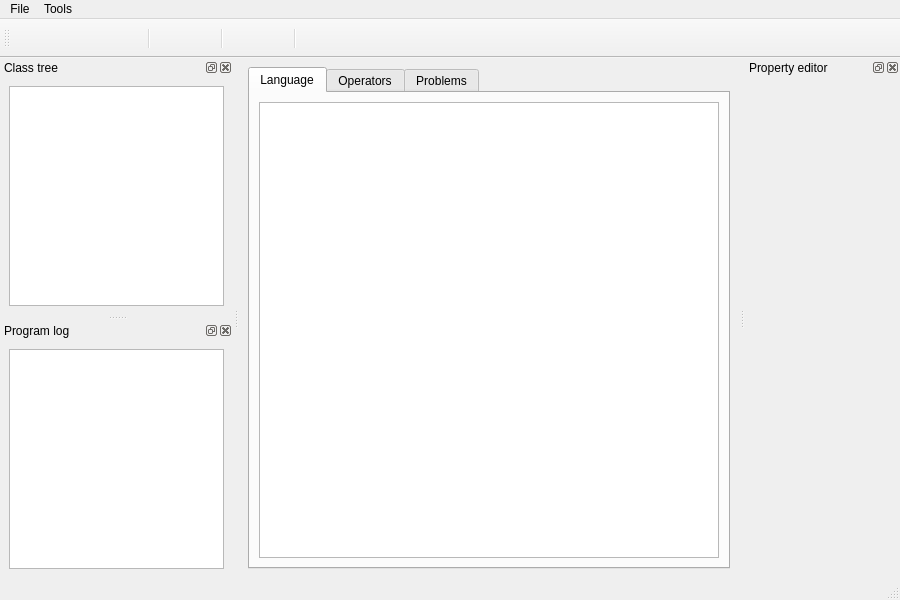
<ui version="4.0" >
 <class>MainWindow</class>
 <widget class="QMainWindow" name="MainWindow" >
  <property name="geometry" >
   <rect>
    <x>0</x>
    <y>0</y>
    <width>900</width>
    <height>600</height>
   </rect>
  </property>
  <property name="minimumSize" >
   <size>
    <width>600</width>
    <height>450</height>
   </size>
  </property>
  <property name="maximumSize" >
   <size>
    <width>1024</width>
    <height>748</height>
   </size>
  </property>
  <property name="windowTitle" >
   <string>VIZ</string>
  </property>
  <property name="dockOptions" >
   <set>QMainWindow::AllowNestedDocks|QMainWindow::AllowTabbedDocks|QMainWindow::AnimatedDocks</set>
  </property>
  <property name="unifiedTitleAndToolBarOnMac" >
   <bool>false</bool>
  </property>
  <widget class="QWidget" name="centralwidget" >
   <property name="sizePolicy" >
    <sizepolicy vsizetype="Preferred" hsizetype="Preferred" >
     <horstretch>0</horstretch>
     <verstretch>0</verstretch>
    </sizepolicy>
   </property>
   <property name="minimumSize" >
    <size>
     <width>500</width>
     <height>300</height>
    </size>
   </property>
   <layout class="QGridLayout" name="gridLayout_2" >
    <item row="0" column="0" >
     <widget class="QTabWidget" name="tabWidget" >
      <property name="enabled" >
       <bool>true</bool>
      </property>
      <property name="minimumSize" >
       <size>
        <width>400</width>
        <height>200</height>
       </size>
      </property>
      <property name="currentIndex" >
       <number>0</number>
      </property>
      <widget class="QWidget" name="definitionTab" >
       <attribute name="title" >
        <string>Language</string>
       </attribute>
       <attribute name="toolTip" >
        <string>Diagram used for language definition</string>
       </attribute>
       <layout class="QGridLayout" name="gridLayout" >
        <item row="0" column="0" >
         <widget class="DefinitionEdit" name="definitionEdit" />
        </item>
       </layout>
      </widget>
      <widget class="QWidget" name="actionTab" >
       <property name="enabled" >
        <bool>false</bool>
       </property>
       <attribute name="title" >
        <string>Operators</string>
       </attribute>
       <attribute name="toolTip" >
        <string>Diagram used for definition of operators</string>
       </attribute>
       <layout class="QVBoxLayout" name="verticalLayout_4" >
        <item>
         <widget class="QComboBox" name="actionSelector" >
          <property name="insertPolicy" >
           <enum>QComboBox::InsertAfterCurrent</enum>
          </property>
          <property name="frame" >
           <bool>true</bool>
          </property>
         </widget>
        </item>
        <item>
         <widget class="ActionEdit" name="actionEdit" />
        </item>
       </layout>
      </widget>
      <widget class="QWidget" name="taskTab" >
       <property name="enabled" >
        <bool>false</bool>
       </property>
       <attribute name="title" >
        <string>Problems</string>
       </attribute>
       <attribute name="toolTip" >
        <string>Diagram used for problem definition</string>
       </attribute>
       <layout class="QGridLayout" name="gridLayout_3" >
        <item row="0" column="0" >
         <widget class="QComboBox" name="taskSelector" />
        </item>
        <item row="0" column="1" >
         <widget class="QGroupBox" name="taskState" >
          <property name="title" >
           <string>Visible state</string>
          </property>
          <layout class="QGridLayout" name="gridLayout_4" >
           <item row="0" column="0" >
            <widget class="QCheckBox" name="initCheckBox" >
             <property name="text" >
              <string>Init</string>
             </property>
             <property name="checked" >
              <bool>true</bool>
             </property>
            </widget>
           </item>
           <item row="0" column="1" >
            <widget class="QCheckBox" name="goalCheckBox" >
             <property name="text" >
              <string>Goal</string>
             </property>
             <property name="checked" >
              <bool>true</bool>
             </property>
            </widget>
           </item>
          </layout>
         </widget>
        </item>
        <item row="1" column="0" colspan="2" >
         <widget class="TaskEdit" name="taskEdit" />
        </item>
       </layout>
      </widget>
     </widget>
    </item>
   </layout>
  </widget>
  <widget class="QMenuBar" name="menubar" >
   <property name="geometry" >
    <rect>
     <x>0</x>
     <y>0</y>
     <width>900</width>
     <height>26</height>
    </rect>
   </property>
   <widget class="QMenu" name="menuFile" >
    <property name="title" >
     <string>File</string>
    </property>
    <widget class="QMenu" name="menuExport_PDDL" >
     <property name="title" >
      <string>Export PDDL</string>
     </property>
     <addaction name="actionExportDomain" />
     <addaction name="actionExportProblems" />
    </widget>
    <addaction name="actionNew" />
    <addaction name="actionOpen" />
    <addaction name="actionSave" />
    <addaction name="separator" />
    <addaction name="actionProperties" />
    <addaction name="menuExport_PDDL" />
    <addaction name="separator" />
    <addaction name="actionExit" />
   </widget>
   <widget class="QMenu" name="menuTools" >
    <property name="title" >
     <string>Tools</string>
    </property>
    <addaction name="actionClearLog" />
    <addaction name="actionDomainSummary" />
    <addaction name="separator" />
   </widget>
   <addaction name="menuFile" />
   <addaction name="menuTools" />
  </widget>
  <widget class="QToolBar" name="toolBar" >
   <property name="windowTitle" >
    <string>toolBar</string>
   </property>
   <attribute name="toolBarArea" >
    <enum>TopToolBarArea</enum>
   </attribute>
   <attribute name="toolBarBreak" >
    <bool>false</bool>
   </attribute>
   <addaction name="actionAddEllipseNode" />
   <addaction name="actionAddRectNode" />
   <addaction name="actionAddEdge" />
   <addaction name="actionDelete" />
   <addaction name="separator" />
   <addaction name="createAction" />
   <addaction name="deleteAction" />
   <addaction name="separator" />
   <addaction name="createProblem" />
   <addaction name="deleteProblem" />
   <addaction name="separator" />
   <addaction name="actionCheckDiagram" />
   <addaction name="actionSavePNG" />
  </widget>
  <widget class="QDockWidget" name="classDock" >
   <property name="enabled" >
    <bool>true</bool>
   </property>
   <property name="sizePolicy" >
    <sizepolicy vsizetype="Preferred" hsizetype="Preferred" >
     <horstretch>0</horstretch>
     <verstretch>0</verstretch>
    </sizepolicy>
   </property>
   <property name="minimumSize" >
    <size>
     <width>93</width>
     <height>116</height>
    </size>
   </property>
   <property name="floating" >
    <bool>false</bool>
   </property>
   <property name="features" >
    <set>QDockWidget::AllDockWidgetFeatures</set>
   </property>
   <property name="allowedAreas" >
    <set>Qt::LeftDockWidgetArea|Qt::RightDockWidgetArea</set>
   </property>
   <property name="windowTitle" >
    <string>Class tree</string>
   </property>
   <attribute name="dockWidgetArea" >
    <number>1</number>
   </attribute>
   <widget class="QWidget" name="classDockCont" >
    <layout class="QHBoxLayout" name="horizontalLayout" >
     <item>
      <widget class="QTreeView" name="classTreeView" >
       <property name="editTriggers" >
        <set>QAbstractItemView::NoEditTriggers</set>
       </property>
      </widget>
     </item>
    </layout>
   </widget>
  </widget>
  <widget class="QDockWidget" name="propertyEditorDock" >
   <property name="sizePolicy" >
    <sizepolicy vsizetype="Preferred" hsizetype="Preferred" >
     <horstretch>0</horstretch>
     <verstretch>0</verstretch>
    </sizepolicy>
   </property>
   <property name="minimumSize" >
    <size>
     <width>155</width>
     <height>116</height>
    </size>
   </property>
   <property name="floating" >
    <bool>false</bool>
   </property>
   <property name="allowedAreas" >
    <set>Qt::LeftDockWidgetArea|Qt::RightDockWidgetArea</set>
   </property>
   <property name="windowTitle" >
    <string>Property editor</string>
   </property>
   <attribute name="dockWidgetArea" >
    <number>2</number>
   </attribute>
   <widget class="QWidget" name="propertyDockCont" >
    <property name="sizePolicy" >
     <sizepolicy vsizetype="Preferred" hsizetype="Preferred" >
      <horstretch>0</horstretch>
      <verstretch>0</verstretch>
     </sizepolicy>
    </property>
    <layout class="QHBoxLayout" name="horizontalLayout_2" />
   </widget>
  </widget>
  <widget class="QStatusBar" name="statusBar" />
  <widget class="QDockWidget" name="logDock" >
   <property name="sizePolicy" >
    <sizepolicy vsizetype="Preferred" hsizetype="Preferred" >
     <horstretch>0</horstretch>
     <verstretch>0</verstretch>
    </sizepolicy>
   </property>
   <property name="minimumSize" >
    <size>
     <width>93</width>
     <height>116</height>
    </size>
   </property>
   <property name="allowedAreas" >
    <set>Qt::LeftDockWidgetArea|Qt::RightDockWidgetArea</set>
   </property>
   <property name="windowTitle" >
    <string>Program log</string>
   </property>
   <attribute name="dockWidgetArea" >
    <number>1</number>
   </attribute>
   <widget class="QWidget" name="dockWidgetContents" >
    <layout class="QVBoxLayout" name="verticalLayout" >
     <item>
      <widget class="QTextEdit" name="logTextEdit" >
       <property name="sizePolicy" >
        <sizepolicy vsizetype="Preferred" hsizetype="Preferred" >
         <horstretch>0</horstretch>
         <verstretch>0</verstretch>
        </sizepolicy>
       </property>
       <property name="baseSize" >
        <size>
         <width>846</width>
         <height>50</height>
        </size>
       </property>
       <property name="undoRedoEnabled" >
        <bool>false</bool>
       </property>
       <property name="textInteractionFlags" >
        <set>Qt::TextSelectableByKeyboard|Qt::TextSelectableByMouse</set>
       </property>
      </widget>
     </item>
    </layout>
   </widget>
  </widget>
  <action name="actionNew" >
   <property name="icon" >
    <iconset resource="VIZ_resource.qrc" >
     <normaloff>:/images/icons/new.png</normaloff>:/images/icons/new.png</iconset>
   </property>
   <property name="text" >
    <string>New</string>
   </property>
   <property name="statusTip" >
    <string>Start editing new domain from scratch</string>
   </property>
  </action>
  <action name="actionOpen" >
   <property name="icon" >
    <iconset resource="VIZ_resource.qrc" >
     <normaloff>:/images/icons/open.png</normaloff>:/images/icons/open.png</iconset>
   </property>
   <property name="text" >
    <string>Open</string>
   </property>
   <property name="statusTip" >
    <string>Load previously saved domain file</string>
   </property>
  </action>
  <action name="actionSave" >
   <property name="icon" >
    <iconset resource="VIZ_resource.qrc" >
     <normaloff>:/images/icons/save.png</normaloff>:/images/icons/save.png</iconset>
   </property>
   <property name="text" >
    <string>Save</string>
   </property>
   <property name="statusTip" >
    <string>Save current domain in .xml file</string>
   </property>
  </action>
  <action name="actionExit" >
   <property name="text" >
    <string>Exit</string>
   </property>
   <property name="statusTip" >
    <string>Leave program</string>
   </property>
  </action>
  <action name="actionAddEdge" >
   <property name="checkable" >
    <bool>true</bool>
   </property>
   <property name="icon" >
    <iconset resource="VIZ_resource.qrc" >
     <normaloff>:/images/icons/addEdge.xpm</normaloff>:/images/icons/addEdge.xpm</iconset>
   </property>
   <property name="toolTip" >
    <string>Add edge</string>
   </property>
   <property name="statusTip" >
    <string>Switch edge insert mode</string>
   </property>
  </action>
  <action name="actionDelete" >
   <property name="checkable" >
    <bool>true</bool>
   </property>
   <property name="icon" >
    <iconset resource="VIZ_resource.qrc" >
     <normaloff>:/images/icons/delete.xpm</normaloff>:/images/icons/delete.xpm</iconset>
   </property>
   <property name="toolTip" >
    <string>Delete item</string>
   </property>
   <property name="statusTip" >
    <string>Switch delete mode</string>
   </property>
  </action>
  <action name="createAction" >
   <property name="enabled" >
    <bool>false</bool>
   </property>
   <property name="icon" >
    <iconset resource="VIZ_resource.qrc" >
     <normaloff>:/images/icons/createAction.xpm</normaloff>:/images/icons/createAction.xpm</iconset>
   </property>
   <property name="toolTip" >
    <string>Define new operator</string>
   </property>
   <property name="statusTip" >
    <string>Start definition of new action</string>
   </property>
  </action>
  <action name="deleteAction" >
   <property name="enabled" >
    <bool>false</bool>
   </property>
   <property name="icon" >
    <iconset resource="VIZ_resource.qrc" >
     <normaloff>:/images/icons/deleteAction.xpm</normaloff>:/images/icons/deleteAction.xpm</iconset>
   </property>
   <property name="toolTip" >
    <string>Delete selected operator</string>
   </property>
   <property name="statusTip" >
    <string>Delete currently selected action</string>
   </property>
  </action>
  <action name="createProblem" >
   <property name="enabled" >
    <bool>false</bool>
   </property>
   <property name="icon" >
    <iconset resource="VIZ_resource.qrc" >
     <normaloff>:/images/icons/createProblem.xpm</normaloff>:/images/icons/createProblem.xpm</iconset>
   </property>
   <property name="toolTip" >
    <string>Define new problem</string>
   </property>
   <property name="statusTip" >
    <string>Start definition of new problem</string>
   </property>
  </action>
  <action name="deleteProblem" >
   <property name="enabled" >
    <bool>false</bool>
   </property>
   <property name="icon" >
    <iconset resource="VIZ_resource.qrc" >
     <normaloff>:/images/icons/deleteProblem.xpm</normaloff>:/images/icons/deleteProblem.xpm</iconset>
   </property>
   <property name="toolTip" >
    <string>Delete selected problem</string>
   </property>
   <property name="statusTip" >
    <string>Delete currently selected problem</string>
   </property>
  </action>
  <action name="actionAddRectNode" >
   <property name="checkable" >
    <bool>true</bool>
   </property>
   <property name="checked" >
    <bool>false</bool>
   </property>
   <property name="icon" >
    <iconset resource="VIZ_resource.qrc" >
     <normaloff>:/images/icons/addRectNode.xpm</normaloff>:/images/icons/addRectNode.xpm</iconset>
   </property>
   <property name="toolTip" >
    <string>Add rectangular node</string>
   </property>
   <property name="statusTip" >
    <string>Switch class/variable/object insert mode</string>
   </property>
   <property name="shortcutContext" >
    <enum>Qt::ApplicationShortcut</enum>
   </property>
  </action>
  <action name="actionAddEllipseNode" >
   <property name="checkable" >
    <bool>true</bool>
   </property>
   <property name="icon" >
    <iconset resource="VIZ_resource.qrc" >
     <normaloff>:/images/icons/addEllipseNode.xpm</normaloff>:/images/icons/addEllipseNode.xpm</iconset>
   </property>
   <property name="toolTip" >
    <string>Add ellipse node</string>
   </property>
   <property name="statusTip" >
    <string>Switch predicate insert mode</string>
   </property>
  </action>
  <action name="actionPrint" >
   <property name="enabled" >
    <bool>true</bool>
   </property>
   <property name="text" >
    <string>print domainData</string>
   </property>
  </action>
  <action name="actionPDef" >
   <property name="text" >
    <string>print definitionDocument</string>
   </property>
  </action>
  <action name="actionPOpe" >
   <property name="text" >
    <string>print operatorsDocument</string>
   </property>
  </action>
  <action name="actionPPro" >
   <property name="text" >
    <string>print problemsDocument</string>
   </property>
  </action>
  <action name="actionSavePNG" >
   <property name="icon" >
    <iconset resource="VIZ_resource.qrc" >
     <normaloff>:/images/icons/savePNG.xpm</normaloff>:/images/icons/savePNG.xpm</iconset>
   </property>
   <property name="toolTip" >
    <string>Take diagram screenshot</string>
   </property>
   <property name="statusTip" >
    <string>Save current diagram as .png image</string>
   </property>
  </action>
  <action name="actionProperties" >
   <property name="text" >
    <string>Properties</string>
   </property>
  </action>
  <action name="actionExportDomain" >
   <property name="text" >
    <string>Export domain</string>
   </property>
  </action>
  <action name="actionExportProblems" >
   <property name="text" >
    <string>Export problems</string>
   </property>
  </action>
  <action name="actionCheckDiagram" >
   <property name="icon" >
    <iconset resource="VIZ_resource.qrc" >
     <normaloff>:/images/icons/checkDiagram.xpm</normaloff>:/images/icons/checkDiagram.xpm</iconset>
   </property>
   <property name="text" >
    <string/>
   </property>
   <property name="iconText" >
    <string/>
   </property>
   <property name="toolTip" >
    <string>Check diagram</string>
   </property>
   <property name="statusTip" >
    <string>Check diagram sanity</string>
   </property>
  </action>
  <action name="actionClearLog" >
   <property name="text" >
    <string>Clear log</string>
   </property>
   <property name="toolTip" >
    <string>Clear log</string>
   </property>
   <property name="statusTip" >
    <string>Clear program log</string>
   </property>
  </action>
  <action name="actionDebugLog" >
   <property name="checkable" >
    <bool>true</bool>
   </property>
   <property name="text" >
    <string>Debug log</string>
   </property>
  </action>
  <action name="actionDomainSummary" >
   <property name="text" >
    <string>Domain summary</string>
   </property>
   <property name="iconText" >
    <string>Domain summary</string>
   </property>
   <property name="toolTip" >
    <string>Domain summary</string>
   </property>
   <property name="statusTip" >
    <string>Print report to program log</string>
   </property>
  </action>
 </widget>
 <customwidgets>
  <customwidget>
   <class>DefinitionEdit</class>
   <extends>QGraphicsView</extends>
   <header>DefinitionEdit.h</header>
  </customwidget>
  <customwidget>
   <class>ActionEdit</class>
   <extends>QGraphicsView</extends>
   <header>ActionEdit.h</header>
  </customwidget>
  <customwidget>
   <class>TaskEdit</class>
   <extends>QGraphicsView</extends>
   <header>TaskEdit.h</header>
  </customwidget>
 </customwidgets>
 <resources>
  <include location="VIZ_resource.qrc" />
 </resources>
 <connections>
  <connection>
   <sender>tabWidget</sender>
   <signal>selected(QString)</signal>
   <receiver>statusBar</receiver>
   <slot>showMessage(QString)</slot>
   <hints>
    <hint type="sourcelabel" >
     <x>205</x>
     <y>85</y>
    </hint>
    <hint type="destinationlabel" >
     <x>103</x>
     <y>589</y>
    </hint>
   </hints>
  </connection>
 </connections>
</ui>
